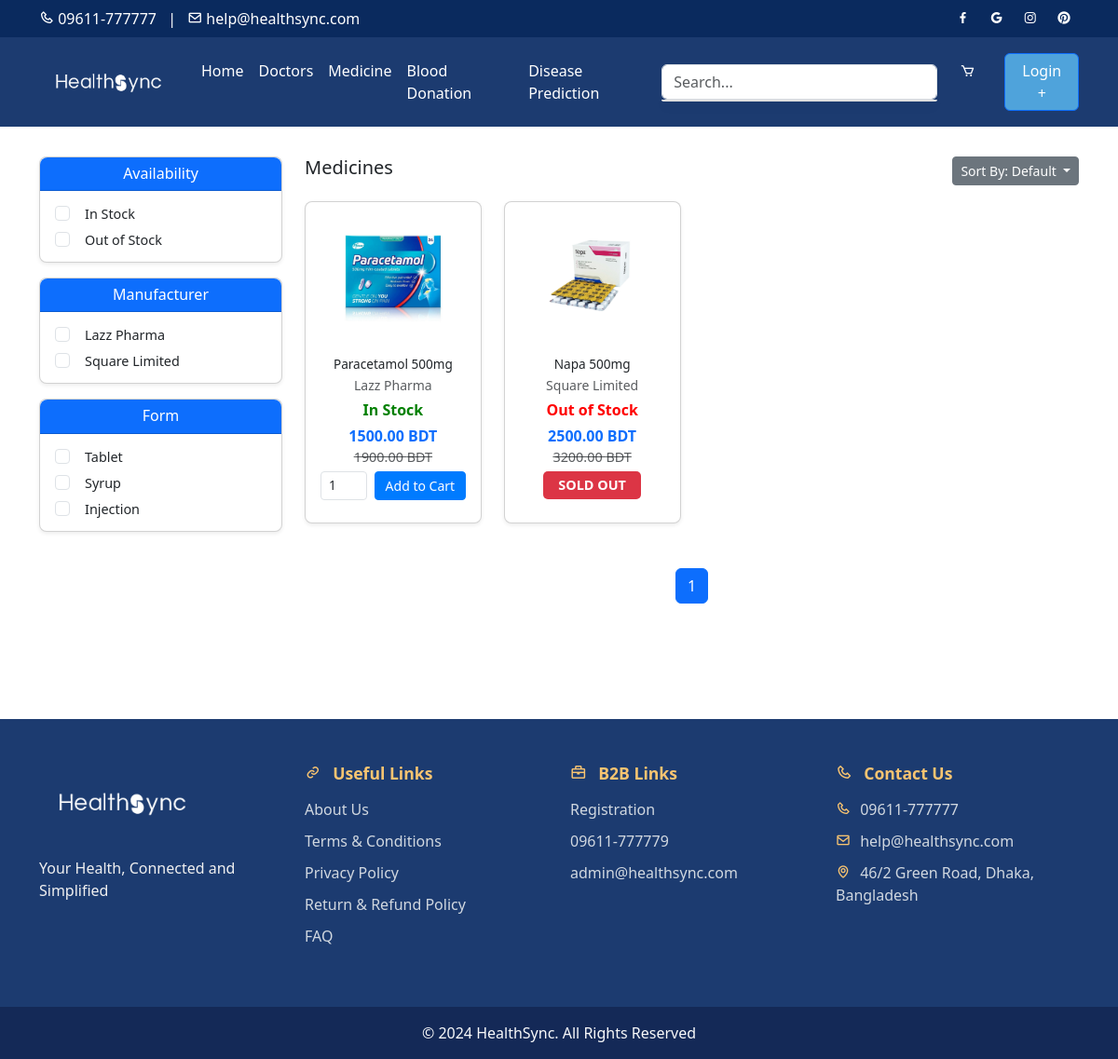
/medicine/, run on the app's committed database.
### core/models.py (models this page shows, shortened)
class Manufacturer(models.Model):
    name = models.CharField(max_length=100)
    phone_number = models.CharField(max_length=15)
    address = models.CharField(max_length=255, blank=True, null=True)

class Product(models.Model):
    IN_STOCK = 'In Stock'
    OUT_OF_STOCK = 'Out of Stock'
    AVAILABILITY_CHOICES = [
        (IN_STOCK, 'In Stock'),
        (OUT_OF_STOCK, 'Out of Stock'),
    ]
    TABLET = 'Tablet'
    SYRUP = 'Syrup'
    INJECTION = 'Injection'
    FORM_CHOICES = [
        (TABLET, 'Tablet'),
        (SYRUP, 'Syrup'),
        (INJECTION, 'Injection'),
    ]
    name = models.CharField(max_length=200)
    sku = models.CharField(max_length=50, unique=True)
    price = models.DecimalField(max_digits=10, decimal_places=2, db_index=True, validators=[MinValueValidator(0)])
    original_price = models.DecimalField(max_digits=10, decimal_places=2, blank=True, null=True,
                                         validators=[MinValueValidator(0)])
    short_description = models.TextField()
    form = models.CharField(max_length=50, choices=FORM_CHOICES, db_index=True)
    pack_size = models.CharField(max_length=50)
    manufacturer = models.ForeignKey(Manufacturer, on_delete=models.CASCADE, db_index=True)
    availability = models.CharField(max_length=20, choices=AVAILABILITY_CHOICES, db_index=True)
    description = models.TextField()
    directions = models.TextField()
    warnings = models.TextField()
    image = models.ImageField(upload_to='product_images/')

### core/views.py (the view)
# urls.py: path('medicine/', views.medicine, name='medicine'),  # List of medicines
def medicine(request):
    products = Product.objects.all()
    sort_order = request.GET.get('sort')
    if sort_order == 'asc':
        products = products.order_by('price')
    elif sort_order == 'desc':
        products = products.order_by('-price')
    else:
        products = products.order_by('id')
    availability = request.GET.getlist('availability')
    if availability:
        products = products.filter(availability__in=availability)
    manufacturer = request.GET.getlist('manufacturer')
    if manufacturer:
        products = products.filter(manufacturer__name__in=manufacturer)
    form = request.GET.getlist('form')
    if form:
        products = products.filter(form__in=form)
    paginator = Paginator(products, 8)
    page_number = request.GET.get('page')
    page_obj = paginator.get_page(page_number)
    context = {
        'page_obj': page_obj,
        'availability_options': [choice[0] for choice in Product.AVAILABILITY_CHOICES],
        'form_options': [choice[0] for choice in Product.FORM_CHOICES],
        'manufacturers': Manufacturer.objects.all(),
        'selected_availability': availability,
        'selected_form': form,
        'selected_manufacturer': manufacturer,
        'sort_order': sort_order,
    }
    return render(request, 'medicine.html', context)

### core/templates/medicine.html (shortened to what this page needs)
{% extends "base.html" %}
{% load static %}
{% block content %}
<div class="container py-5">
    <div class="row">
        <div class="col-md-3">
            <form id="filterForm" method="get">
                <div class="card shadow-sm mb-3" style="border-radius: 8px;">
                    <div class="card-header bg-primary text-white text-center py-2" style="border-radius: 8px 8px 0 0;">
                        <h6 class="mb-0">Availability</h6>
                    </div>
                    <div class="card-body py-2">
                        {% for option in availability_options %}
                            <div class="form-check my-1">
                                <input class="form-check-input" type="checkbox" name="availability" value="{{ option }}" {% if option in selected_availability %}checked{% endif %} onchange="document.getElementById('filterForm').submit();">
                                <label class="form-check-label ms-2" style="font-size: 0.9rem;">{{ option }}</label>
                            </div>
                        {% endfor %}
                    </div>
                </div>
                <div class="card shadow-sm mb-3" style="border-radius: 8px;">
                    <div class="card-header bg-primary text-white text-center py-2" style="border-radius: 8px 8px 0 0;">
                        <h6 class="mb-0">Manufacturer</h6>
                    </div>
                    <div class="card-body py-2">
                        {% for manufacturer in manufacturers %}
                            <div class="form-check my-1">
                                <input class="form-check-input" type="checkbox" name="manufacturer" value="{{ manufacturer.name }}"  onchange="document.getElementById('filterForm').submit();">
                                <label class="form-check-label ms-2" style="font-size: 0.9rem;">{{ manufacturer.name }}</label>
                            </div>
                        {% endfor %}
                    </div>
                </div>
                <div class="card shadow-sm mb-3" style="border-radius: 8px;">
                    <div class="card-header bg-primary text-white text-center py-2" style="border-radius: 8px 8px 0 0;">
                        <h6 class="mb-0">Form</h6>
                    </div>
                    <div class="card-body py-2">
                        {% for form in form_options %}
                            <div class="form-check my-1">
                                <input class="form-check-input" type="checkbox" name="form" value="{{ form }}" {% if form in selected_form %}checked{% endif %} onchange="document.getElementById('filterForm').submit();">
                                <label class="form-check-label ms-2" style="font-size: 0.9rem;">{{ form }}</label>
                            </div>
                        {% endfor %}
                    </div>
                </div>
            </form>
        </div>
        <div class="col-md-9">
            <div class="d-flex justify-content-between mb-3">
                <h5>Medicines</h5>
                <div class="dropdown">
                    <button class="btn btn-secondary btn-sm dropdown-toggle" type="button" id="sortDropdown" data-bs-toggle="dropdown" aria-expanded="false">
                        Sort By: {{ sort_order|default:"Default" }}
                    </button>
                </div>
            </div>
            <div class="row" id="medicineList">
                {% for product in page_obj %}
                    <div class="col-lg-3 col-md-4 col-sm-6 mb-4 medicine-item" data-price="{{ product.price }}" data-availability="{{ product.availability }}" data-manufacturer="{{ product.manufacturer.name }}" data-form="{{ product.form }}">
                        <div class="card h-100 shadow-sm" style="border-radius: 8px;">
                            <div class="position-relative">
                                <img src="{{ product.image.url }}" class="card-img-top p-3 rounded" alt="{{ product.name }}" style="height: 150px; object-fit: contain;">
                            </div>
                            <div class="card-body text-center p-3">
                                <h6 class="card-title mb-1" style="font-size: 0.85rem;">
                                    <a href="{% url 'medicine_page' product.sku %}" class="text-dark text-decoration-none">{{ product.name }}</a>
                                </h6>
                                <p class="text-muted small mb-1">{{ product.manufacturer.name }}</p>
                                <p class="mb-1" style="{% if product.availability == 'In Stock' %}color: green; font-weight: bold;{% else %}color: red; font-weight: bold;{% endif %}">
                                    {{ product.availability }}
                                </p>
                                <p class="text-primary mb-0" style="font-size: 1rem;"><strong>{{ product.price }} BDT</strong></p>
                                {% if product.original_price %}
                                    <p class="text-muted mb-1" style="font-size: 0.9rem;"><del>{{ product.original_price }} BDT</del></p>
                                {% endif %}
                                {% if product.availability == 'In Stock' %}
                                <form method="post" action="{% url 'add_to_cart' product.id %}">
                                    <div class="d-flex justify-content-between align-items-center mb-2">
                                        <input type="number" id="quantity{{ product.id }}" name="quantity" value="1" min="1" class="form-control form-control-sm me-2" style="width: 50px; font-size: 0.85rem;">
                                        <button type="submit" class="btn btn-primary btn-sm flex-grow-1" style="background-color: #007bff; border-color: #007bff;">Add to Cart</button>
                                    </div>
                                </form>
                                {% else %}
                                <div class="d-flex justify-content-center align-items-center mb-2">
                                    <span class="badge bg-danger text-white px-3 py-2" style="font-size: 0.9rem; font-weight: bold; border-radius: 5px;">SOLD OUT</span>
                                </div>
                                {% endif %}
                            </div>
                        </div>
                    </div>
                {% endfor %}
            </div>
            <div class="d-flex justify-content-center mt-4">
                <nav aria-label="Page navigation example">
                    <ul class="pagination">
                        {% for num in page_obj.paginator.page_range %}
                            <li class="page-item {% if page_obj.number == num %}active{% endif %}">
                                <a class="page-link" href="?{% for key, value in request.GET.items %}{% if key != 'page' %}{{ key }}={{ value }}&{% endif %}{% endfor %}page={{ num }}">{{ num }}</a>
                            </li>
                        {% endfor %}
                    </ul>
                </nav>
            </div>
        </div>
    </div>
</div>
{% endblock %}

### core/templates/base.html (style rules this page uses)
body, html { display: flex; flex-direction: column; min-height: 100vh; margin: 0; }

### data on the page
Manufacturer: name "Lazz Pharma"
Manufacturer: name "Square Limited"
Product: image (picture), name "Paracetamol 500mg", manufacturer.name "Lazz Pharma", availability "In Stock", price "1500.00", original_price "1900.00", quantity "1"
Product: image (picture), name "Napa 500mg", manufacturer.name "Square Limited", availability "Out of Stock", price "2500.00", original_price "3200.00", shows "SOLD OUT"

### other printed values
{{ option }} "In Stock" "Out of Stock"
{{ sort_order|default:"Default" }} "Default"
{{ num }} "1"
